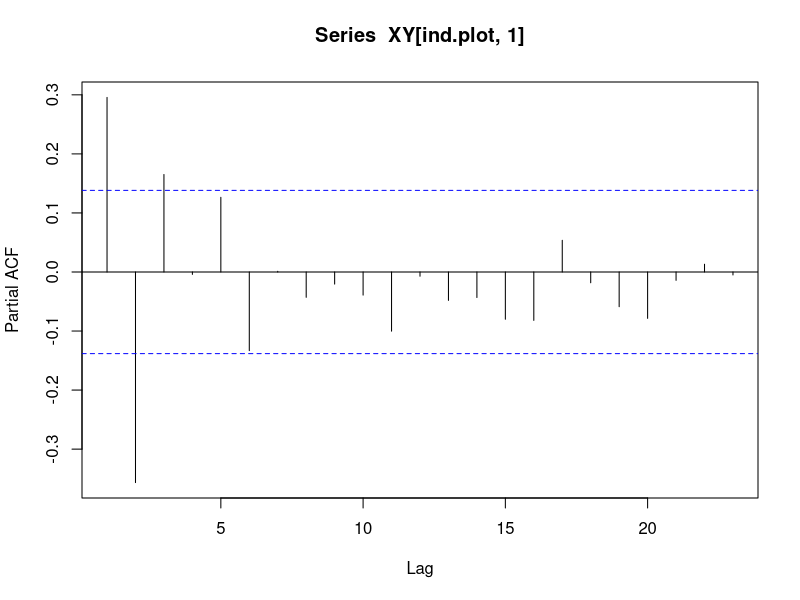
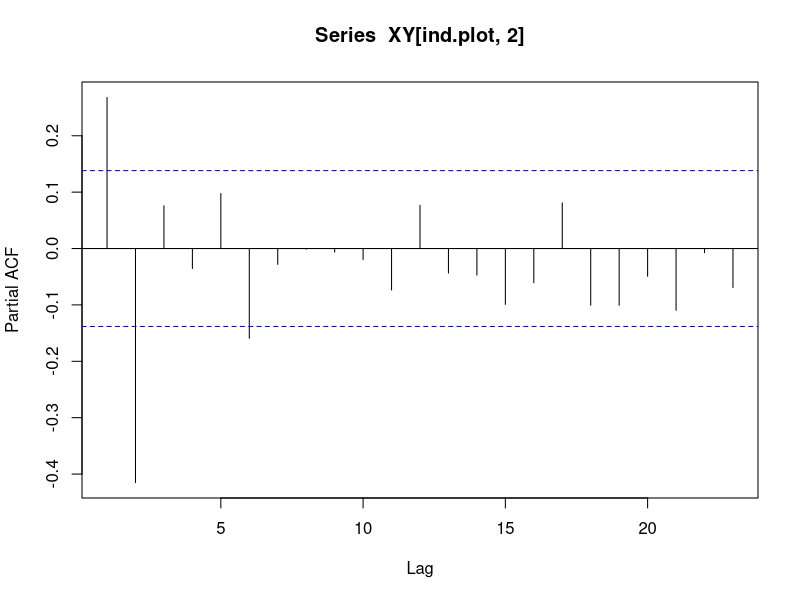
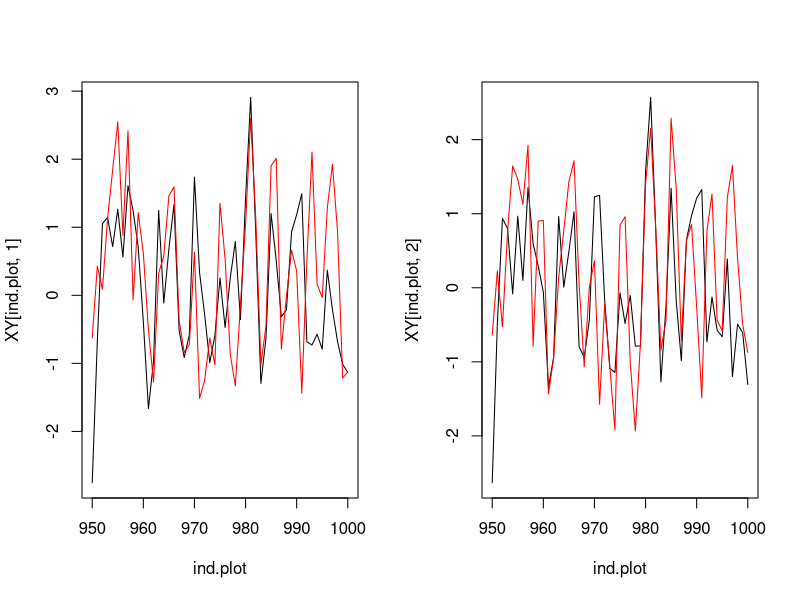

Generate these figures, in order, with R: (Note: this script raises an error after producing the figures.)
library(MASS)
## simulation seasonal model Nicolau synchrony paper 21 march 2022
rm(list=ls())

# spring model
beta1 <- 0.5
beta2 <- 0.1
beta3 <- -0.4
beta4 <- 0.1

# fall model
gamma1 <- 0.8
gamma2 <- 0.1
gamma3 <- -0.1
gamma4 <- -0.1

sigma.eps <- 1  # winter sd
corr.s <- 0.5
cov.s <- corr.s*sigma.eps*sigma.eps
Sigma.s <- matrix(c(sigma.eps^2,cov.s,cov.s,sigma.eps^2),2,2)

sigma.eta <- 0.5 # summer sd
corr.f <- 0.3
cov.f <- corr.f*sigma.eta*sigma.eta
Sigma.f <- matrix(c(sigma.eta^2,cov.f,cov.f,sigma.eta^2),2,2)

nsim<-100000
XY <- array(0, dim=c(nsim,8))

# initial values
XY [1:2,] <- 1

for (k in 3:nsim) {
  rand.corr.s <- mvrnorm(1,mu=c(0,0),Sigma=Sigma.s)
  rand.corr.f <- mvrnorm(1,mu=c(0,0),Sigma=Sigma.f)
  XY[k,5:8]<-c(rand.corr.s, rand.corr.f)
  XY[k,1] <- beta1*XY[k-1,2] + beta2*XY[k-1,1] +
    beta3*XY[k-2,2] + beta4*XY[k-2,1] + rand.corr.s[1]
  XY[k,2] <- gamma1*XY[k,1] + gamma2*XY[k-1,2] +
    gamma3*XY[k-1,1] + gamma4*XY[k-2,2] + rand.corr.f[1]
  XY[k,3] <- beta1*XY[k-1,4] + beta2*XY[k-1,3] +
    beta3*XY[k-2,4] + beta4*XY[k-2,3] + rand.corr.s[2]
  XY[k,4] <- gamma1*XY[k,3] + gamma2*XY[k-1,4] +
    gamma3*XY[k-1,3] + gamma4*XY[k-2,4] + rand.corr.f[2]
}

ind.plot <- 800:1000
pacf(XY[ind.plot,1])
pacf(XY[ind.plot,2])
arima(XY[ind.plot,1],order=c(2,0,0))  # ca 5 years cycle
arima(XY[ind.plot,2],order=c(2,0,0))  # also...

ind.plot <- 950:1000
par(mfrow=c(1,2))
plot(ind.plot,XY[ind.plot,1], type="l")
lines(ind.plot,XY[ind.plot,3], col="red")
plot(ind.plot,XY[ind.plot,2], type="l")
lines(ind.plot,XY[ind.plot,4], col="red")

ind.plot <- 90000:100000
cor(XY[ind.plot,5],XY[ind.plot,6])  # corr spring noise
cor(XY[ind.plot,7],XY[ind.plot,8])  # corr fall noise
cor(XY[ind.plot,1],XY[ind.plot,3])  # corr spring density
cor(XY[ind.plot,2],XY[ind.plot,4])  # corr fall density

cor(arima(XY[ind.plot,1],order=c(2,0,0))$residuals,
    arima(XY[ind.plot,3],order=c(2,0,0))$residuals) # correlation residuals AR2
cor(arima(XY[ind.plot,2],order=c(2,0,0))$residuals,
    arima(XY[ind.plot,4],order=c(2,0,0))$residuals) # correlation residuals AR2

# using a function to calculate different values
corr.funct <- function(sigma.eps,corr.s,sigma.eta,corr.f, nsim) {
  cov.s <- corr.s*sigma.eps*sigma.eps
  Sigma.s <- matrix(c(sigma.eps^2,cov.s,cov.s,sigma.eps^2),2,2)
  cov.f <- corr.f*sigma.eta*sigma.eta
  Sigma.f <- matrix(c(sigma.eta^2,cov.f,cov.f,sigma.eta^2),2,2)
  XY <- array(0, dim=c(nsim,8))
  # initial values
  XY [1:2,] <- 1
  for (k in 3:nsim) {
    rand.corr.s <- mvrnorm(1,mu=c(0,0),Sigma=Sigma.s)
    rand.corr.f <- mvrnorm(1,mu=c(0,0),Sigma=Sigma.f)
    XY[k,5:8]<-c(rand.corr.s, rand.corr.f)
    XY[k,1] <- beta1*XY[k-1,2] + beta2*XY[k-1,1] +
      beta3*XY[k-2,2] + beta4*XY[k-2,1] + rand.corr.s[1]
    XY[k,2] <- gamma1*XY[k,1] + gamma2*XY[k-1,2] +
      gamma3*XY[k-1,1] + gamma4*XY[k-2,2] + rand.corr.f[1]
    XY[k,3] <- beta1*XY[k-1,4] + beta2*XY[k-1,3] +
      beta3*XY[k-2,4] + beta4*XY[k-2,3] + rand.corr.s[2]
    XY[k,4] <- gamma1*XY[k,3] + gamma2*XY[k-1,4] +
      gamma3*XY[k-1,3] + gamma4*XY[k-2,4] + rand.corr.f[2]
  }
  ind.plot<-(nsim-1000):nsim
  coeff.ars <-arima(XY[ind.plot,1],order=c(2,0,0))$coef 
  coeff.arf <-arima(XY[ind.plot,2],order=c(2,0,0))$coef 
  cor.noise.s <- cor(XY[ind.plot,5],XY[ind.plot,6])  # corr spring noise
  cor.noise.f <- cor(XY[ind.plot,7],XY[ind.plot,8])  # corr fall noise
  cor.dens.s <- cor(XY[ind.plot,1],XY[ind.plot,3])  # corr spring density
  cor.dens.f <- cor(XY[ind.plot,2],XY[ind.plot,4])  # corr fall density
  cor.ar2.s <- cor(arima(XY[ind.plot,1],order=c(2,0,0))$residuals,
                   arima(XY[ind.plot,3],order=c(2,0,0))$residuals) # correlation residuals AR2
  cor.ar2.f <- cor(arima(XY[ind.plot,2],order=c(2,0,0))$residuals,
                   arima(XY[ind.plot,4],order=c(2,0,0))$residuals)
  list(sigma.eps=sigma.eps, sigma.eta=sigma.eta,
       coef.ars=coeff.ars, coef.arf=coeff.arf,  cor.noise.s=cor.noise.s,
       cor.noise.f=cor.noise.f, cor.dens.s =cor.dens.s,
       cor.dens.f=cor.dens.f,  cor.ar2.s=cor.ar2.s,  cor.ar2.f=cor.ar2.f)
}

res1 <- corr.funct(sigma.eps=1.2,corr.s=0.5,
                   sigma.eta=0.4,corr.f=0.3, nsim=10^5)
res2 <- corr.funct(sigma.eps=0.4,corr.s=0.5,
                   sigma.eta=0.4,corr.f=0.3, nsim=10^5)
res3 <- corr.funct(sigma.eps=0.8,corr.s=0.5,
                   sigma.eta=0.8,corr.f=0.3, nsim=10^5)
res4 <- corr.funct(sigma.eps=1.2,corr.s=0.5,
                   sigma.eta=1.2,corr.f=0.3, nsim=10^5)
res5 <- corr.funct(sigma.eps=0.4,corr.s=0.5,
                   sigma.eta=1.2,corr.f=0.3, nsim=10^5)


pdf("Plots/Simulations.pdf", height=5, width=10)
par(mfrow=c(1,2))
plot(1:5,c(res1$cor.noise.s,res2$cor.noise.s,res3$cor.noise.s,res4$cor.noise.s,res5$cor.noise.s),
     ylim=c(0,0.6),xaxt="n", ylab="Correlation", pch=19, xlab="Noise Term Pairs (Spring, Fall)")
points(1:5,c(res1$cor.dens.s,res2$cor.dens.s,res3$cor.dens.s,res4$cor.dens.s,res5$cor.dens.s),
       pch=19, col=2)
points(1:5,c(res1$cor.ar2.s,res2$cor.ar2.s,res3$cor.ar2.s,res4$cor.ar2.s,res5$cor.ar2.s),
       pch=19, col=4)
abline(h=seq(0,.6,.1),lty=3, col="gray60")

legend("bottomright", # title="Correlations",
       c("True","Abundances","AR(2) Residuals"), col=c(1,2,4),pch=c(19,19,19), horiz=FALSE, cex=0.8)
axis(side=1, at=1:5, labels=c("(1.2,0.4)", "(0.4, 0.4)","(0.8, 0.8)",
                              "(1.2,1.2)","(0.4, 1.2)"))
title(main="Spring")

plot(1:5,c(res1$cor.noise.f,res2$cor.noise.f,res3$cor.noise.f,res4$cor.noise.f,res5$cor.noise.f),
     ylim=c(0,0.6),xaxt="n", ylab="Correlation", pch=19, xlab="Noise Term Pairs (Spring, Fall)")
abline(h=seq(0,.6,.1),lty=3, col="gray60")

points(1:5,c(res1$cor.dens.f,res2$cor.dens.f,res3$cor.dens.f,res4$cor.dens.f,res5$cor.dens.f),
       pch=19, col=2)
points(1:5,c(res1$cor.ar2.f,res2$cor.ar2.f,res3$cor.ar2.f,res4$cor.ar2.f,res5$cor.ar2.f), # 0.0025 as jitter
       pch=19, col=4)
legend("bottomright", # title="Correlations",
       c("True","Abundances","AR(2) Residuals"), col=c(1,2,4),pch=c(19,19,19), horiz=FALSE, cex=0.8)
axis(side=1, at=1:5, labels=c("(1.2,0.4)", "(0.4, 0.4)","(0.8, 0.8)",
                              "(1.2,1.2)","(0.4, 1.2)"))
title(main="Fall")
dev.off()
